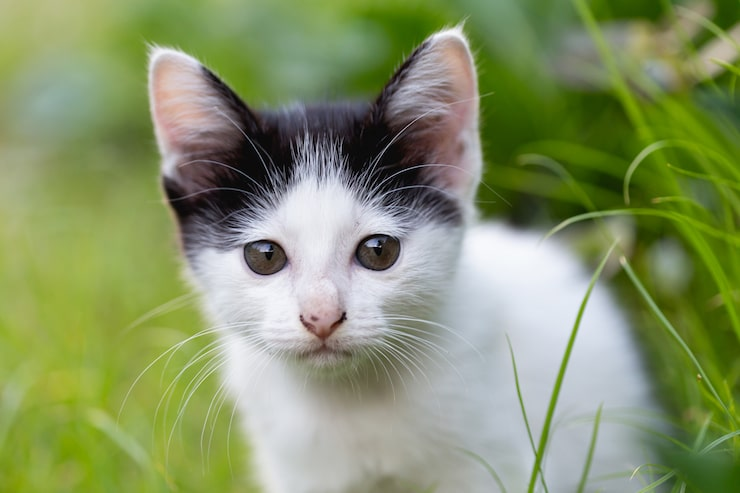
#> input picture cat.jpg, 740 x 493 px
$ jupyter execute 3.ipynb
#> lines starting #> are read from the running program, lines starting #| are printed output that depends on the picture; after the words box and inside, x2 and y2 are one past the last pixel; in counts of white or black regions, pixels touching at a corner belong together
### Python Program: Contrast Stretching and Bit-Plane Slicing

[cell 1]
import cv2
import numpy as np
import matplotlib.pyplot as plt

[cell 2]
image = cv2.imread("../cat.jpg")
#> image is the input picture: shape (493, 740, 3); mean B, G, R 104.4, 147.7, 134.5

# Convert to grayscale
gray = cv2.cvtColor(image, cv2.COLOR_BGR2GRAY)
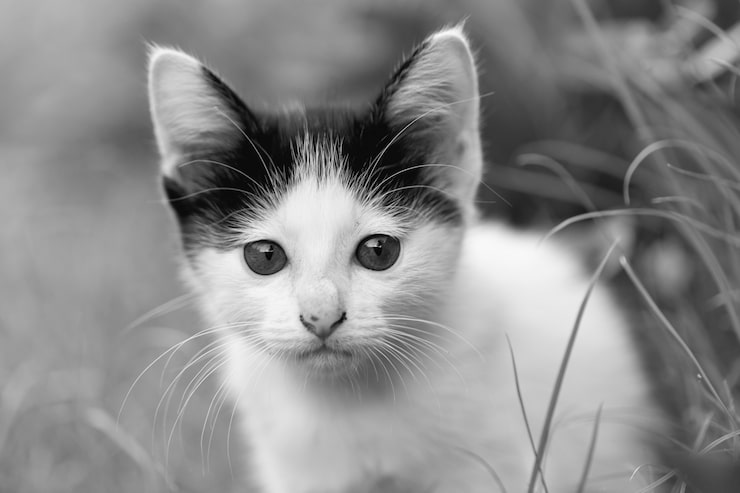
#> gray: shape (493, 740); min 0, max 251, mean 138.8

[cell 3]
r_min = np.min(image)
#> r_min = 0
r_max = np.max(image)
#> r_max = 255

[cell 4]
contrast = (image-r_min)/(r_max-r_min) * 255

[cell 5]
contrast = contrast.astype(np.uint8)

# 2. Bit-Plane Slicing

[cell 6]
bit_planes = []
contrast = cv2.cvtColor(contrast, cv2.COLOR_BGR2GRAY)

[cell 7]
for i in range(8):
    bit_plane = (contrast >> i) & 1
    bit_plane = bit_plane * 255  # Scale to 0-255 for visualization
    bit_plane = bit_plane.astype(np.uint8)
    bit_planes.append(bit_plane)
#> this loop made 8 passes
#> pass 1, `bit_plane = (contrast >> i) & 1`:
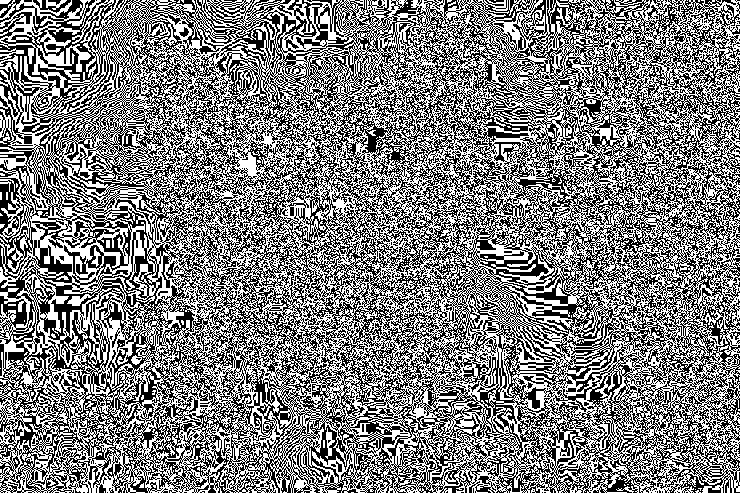
#> bit_plane: shape (493, 740); values 0 (black) and 1 (white), 50% white; black in thin lines or dots
#> pass 2, `bit_plane = (contrast >> i) & 1`:
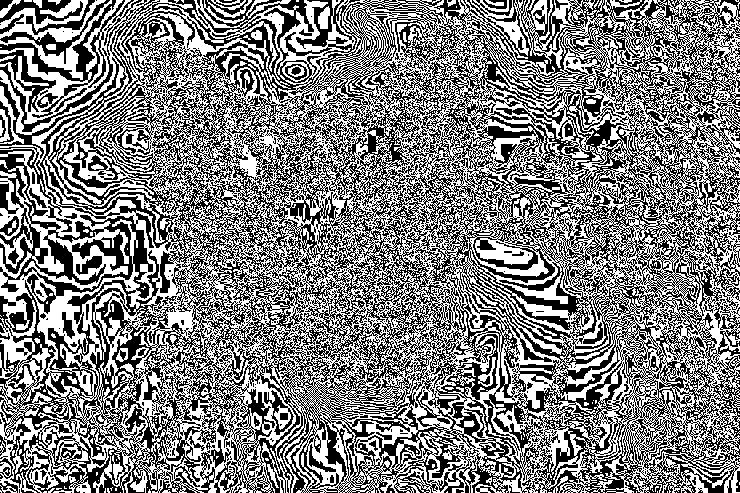
#> bit_plane: shape (493, 740); values 0 (black) and 1 (white), 50.2% white; black in thin lines or dots
#> after the loop:
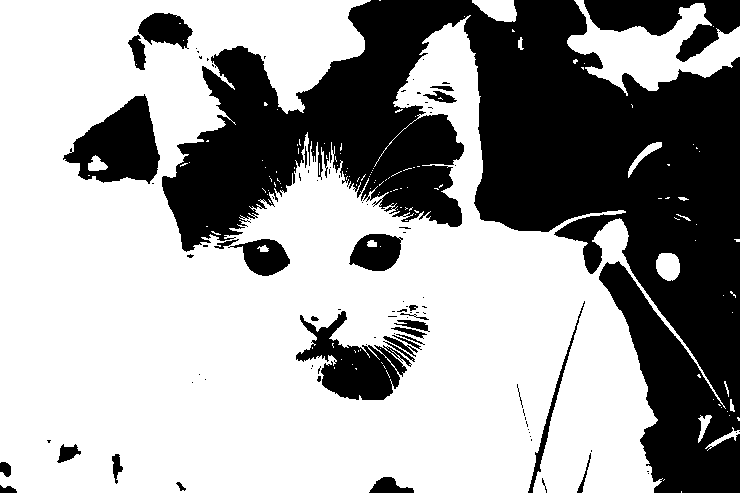
#> bit_plane: shape (493, 740); 63.2% white; 97 black regions (66 under 20 px), largest, box (x1, y1, x2, y2) and area: (162, 0, 740, 493) 112054, (63, 94, 160, 184) 5059, (584, 0, 740, 62) 4667
#> after the loop, bit_planes = 8 items

[cell 8]
plt.figure(figsize=(10, 4))

plt.subplot(1, 2, 1)
plt.imshow(gray, cmap="gray")
plt.title("Original Grayscale")
plt.axis("off")

plt.subplot(1, 2, 2)
plt.imshow(contrast, cmap="gray")
plt.title("Contrast Stretched")
plt.axis("off")

plt.tight_layout()
plt.show()


# ==========================================
# Display Bit Planes
# ==========================================

plt.figure(figsize=(12, 8))

for i in range(8):
    plt.subplot(2, 4, i + 1)
    plt.imshow(bit_planes[i], cmap="gray")
    plt.title(f"Bit Plane {i}")
    plt.axis("off")

plt.tight_layout()
plt.show()
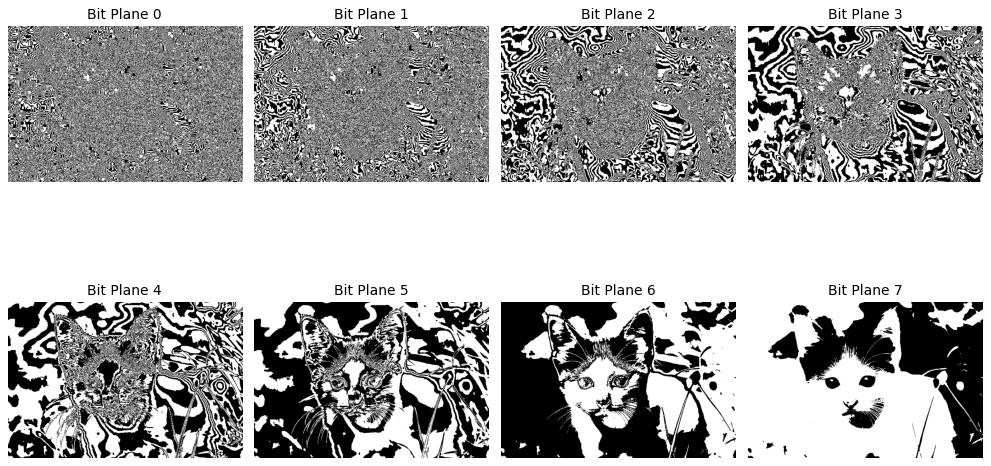
#> figure drawn by matplotlib, 8 panels

$ run again, with dog.jpg copied over cat.jpg
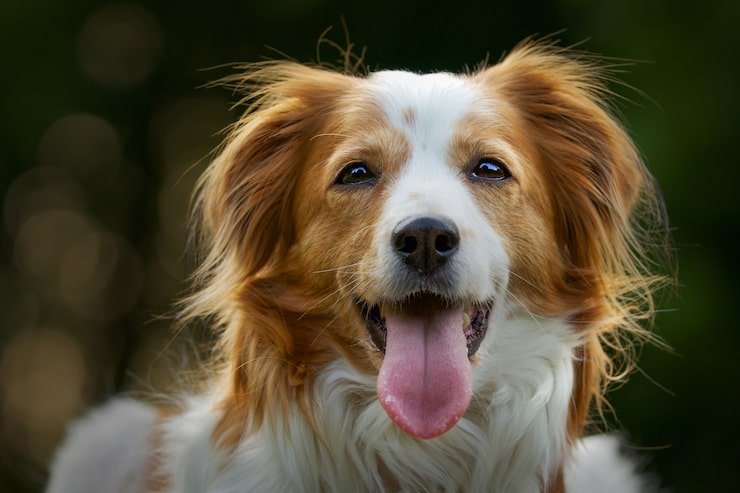
#> input picture dog.jpg, 740 x 493 px
#> image is the input picture: shape (493, 740, 3); mean B, G, R 52.5, 74.7, 83.4
#> `gray = cv2.cvtColor(image, cv2.COLOR_BGR2GRAY)`:
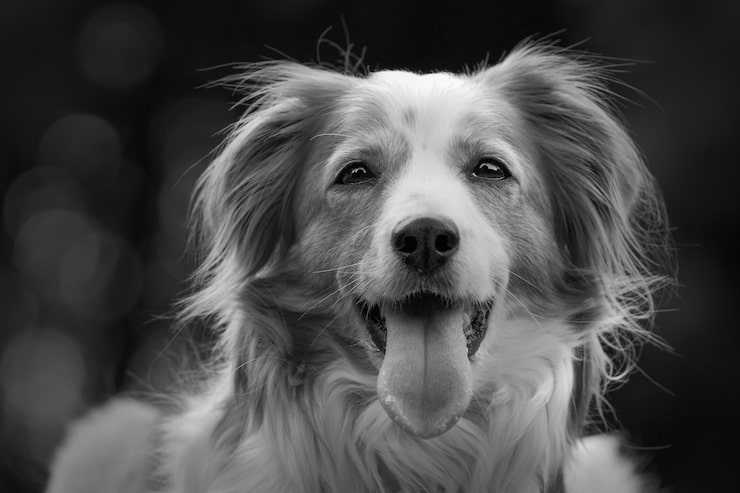
#> gray: shape (493, 740); min 0, max 253, mean 74.8
#> r_min = 0
#> r_max = 255
#> after the loop `for i in range(8):`:
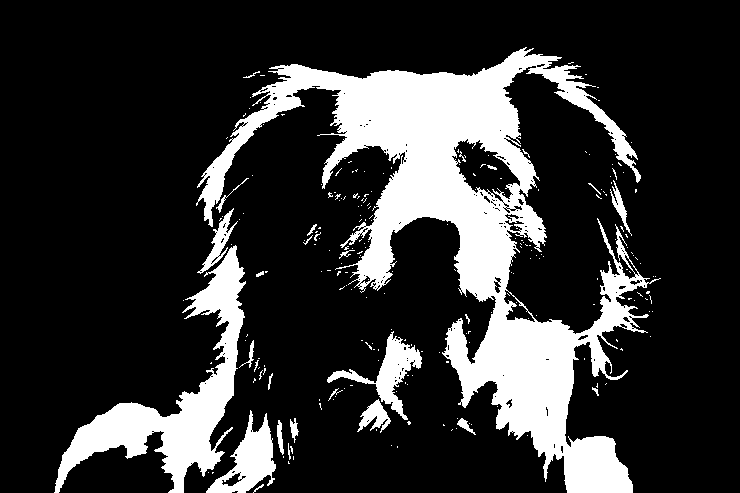
#> bit_plane: shape (493, 740); 20% white; 234 white regions (207 under 20 px), largest, box (x1, y1, x2, y2) and area: (196, 47, 661, 493) 53506, (54, 245, 246, 493) 11942, (206, 410, 276, 493) 2422
#> after the loop `for i in range(8):`: bit_planes = 8 items
